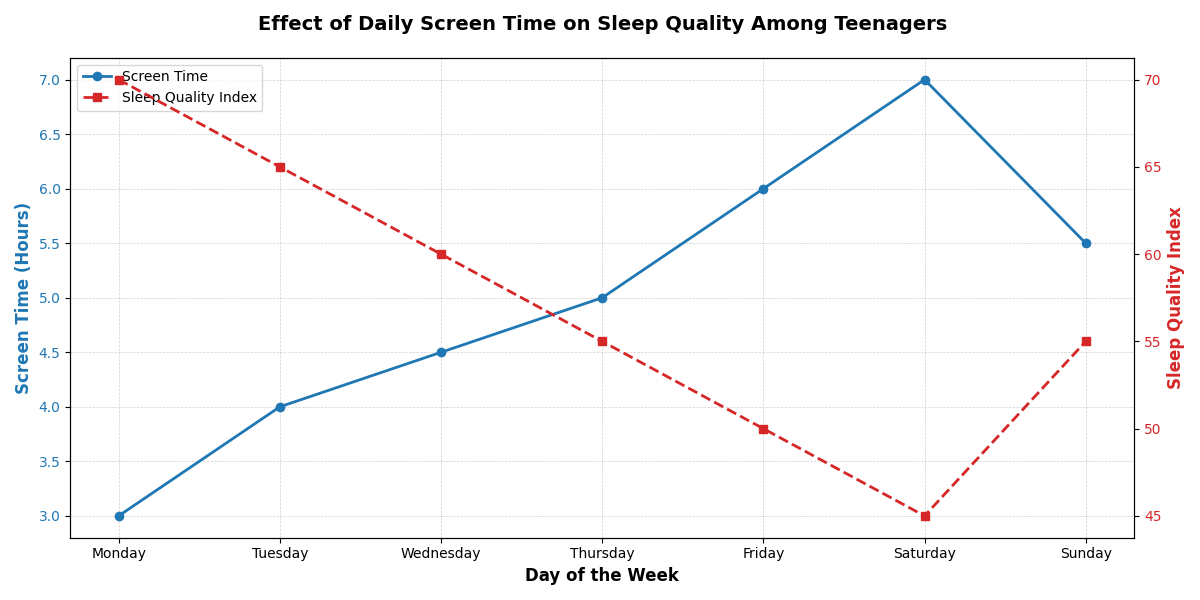

Here is the Python script that generated this plot:
import matplotlib.pyplot as plt
import numpy as np

# Days of the week
days = ['Monday', 'Tuesday', 'Wednesday', 'Thursday', 'Friday', 'Saturday', 'Sunday']
x = np.arange(len(days))

# Data: Average screen time in hours and sleep quality index (higher is better)
screen_time = [3, 4, 4.5, 5, 6, 7, 5.5]  # in hours
sleep_quality_index = [70, 65, 60, 55, 50, 45, 55]  # index from 0 to 100

# Initialize the plot
fig, ax1 = plt.subplots(figsize=(12, 6))

# Plotting screen time as a primary Y-axis
color = 'tab:blue'  # Changed color
ax1.set_xlabel('Day of the Week', fontsize=12, fontweight='bold')
ax1.set_ylabel('Screen Time (Hours)', color=color, fontsize=12, fontweight='bold')
ax1.plot(days, screen_time, color=color, marker='o', linestyle='-', linewidth=2, label='Screen Time')
ax1.tick_params(axis='y', labelcolor=color)

# Setting up grid
ax1.grid(which='both', linestyle='--', linewidth=0.5, alpha=0.6)

# Creating a secondary Y-axis for sleep quality index
color = 'tab:red'  # Changed color
ax2 = ax1.twinx()
ax2.set_ylabel('Sleep Quality Index', color=color, fontsize=12, fontweight='bold')
ax2.plot(days, sleep_quality_index, color=color, marker='s', linestyle='--', linewidth=2, label='Sleep Quality Index')
ax2.tick_params(axis='y', labelcolor=color)

# Title and legend
plt.title('Effect of Daily Screen Time on Sleep Quality Among Teenagers', fontsize=14, fontweight='bold', pad=20)

# Customize layout to prevent overlap and ensure better appearance
fig.tight_layout()

# Adding legends for both lines
lines_1, labels_1 = ax1.get_legend_handles_labels()
lines_2, labels_2 = ax2.get_legend_handles_labels()
ax1.legend(lines_1 + lines_2, labels_1 + labels_2, loc='upper left', fontsize=10)

# Display the plot
plt.show()
